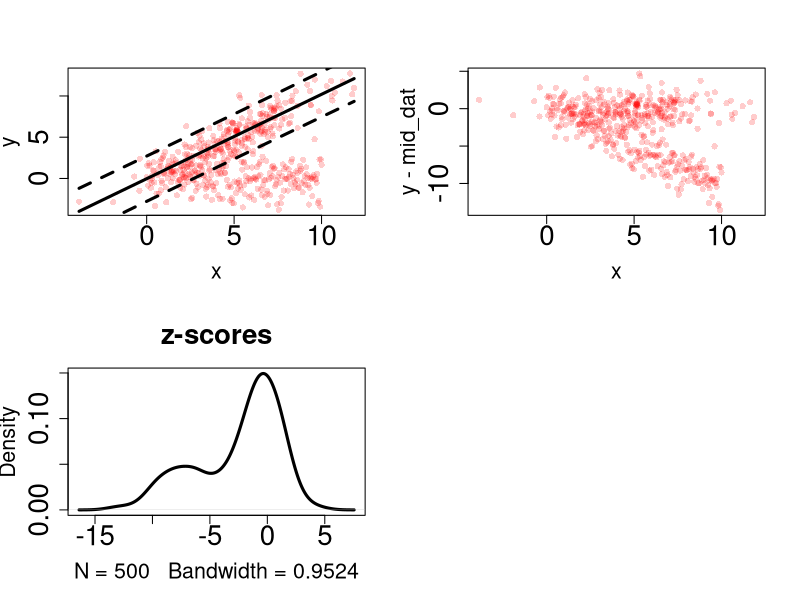

Generate this figure with R:
# Make some synthetic data, like patient with v-shaped 2Dmito scatterplot
N = 500
mu_x = 5
sd_x = 2.5
intercept = 0.1
slope_normal = 1.0
slope_deficient = 0.0
sd_err = 1.6

x_normal = rnorm(N/2,mu_x,sd_x)
#x_deficient = runif(N/2, mu_x-2*sd_X, mu_X+2*sd_x)
x_deficient = seq(mu_x-2*sd_x, mu_x+2*sd_x, length.out=N/2)
y_normal = slope_normal*x_normal + intercept + rnorm(N/2,0,sd_err)
y_deficient = slope_deficient*x_deficient + intercept + rnorm(N/2,0,sd_err)
#x = c(x_normal,y_normal)
x = c(x_normal, x_deficient)
y = c(y_normal, y_deficient)

# Fit linear model to "normal" cells
mod = lm(y~x, data=data.frame(x=x_normal,y=y_normal))

# Make some predictions for plotting, using regularly spaced x values
xsyn = seq(min(x),max(x),length.out=100)
pred_syn = predict(mod, newdata = data.frame(x=xsyn), se.fit=TRUE, interval = "prediction",na.action=na.omit, level=0.95)$fit
mid_syn = pred_syn[,1]
up_syn = pred_syn[,3]
low_syn = pred_syn[,2]

# Make some predictions based on the data
pred_dat = predict(mod, newdata=data.frame(x=x), se.fit=TRUE,  interval = "prediction",na.action=na.omit, level=0.95)$fit
mid_dat = pred_dat[,1]
up_dat = pred_dat[,3]
low_dat = pred_dat[,2]
z = y - mid_dat
#z = (y - mid_dat)/((up_dat-low_dat)/(2*qnorm(0.975)))

# Show scatterplot and z-score distribution
op = par(mfrow=c(2,2))
 plot(x,y,pch=16,col=rgb(1,0,0,0.2),cex.lab=1.55,cex.axis=2)
 points(xsyn,mid_syn,lwd=3,type="l")
 points(xsyn,up_syn,lwd=3,type="l",lty=2)
 points(xsyn,low_syn,lwd=3,type="l",lty=2)

 plot(x,y-mid_dat,pch=16,col=rgb(1,0,0,0.2),cex.lab=1.55,cex.axis=2)

 plot(density(z),main="z-scores",lwd=3,cex.lab=1.55,cex.main=2,cex.axis=2)
par(op)
